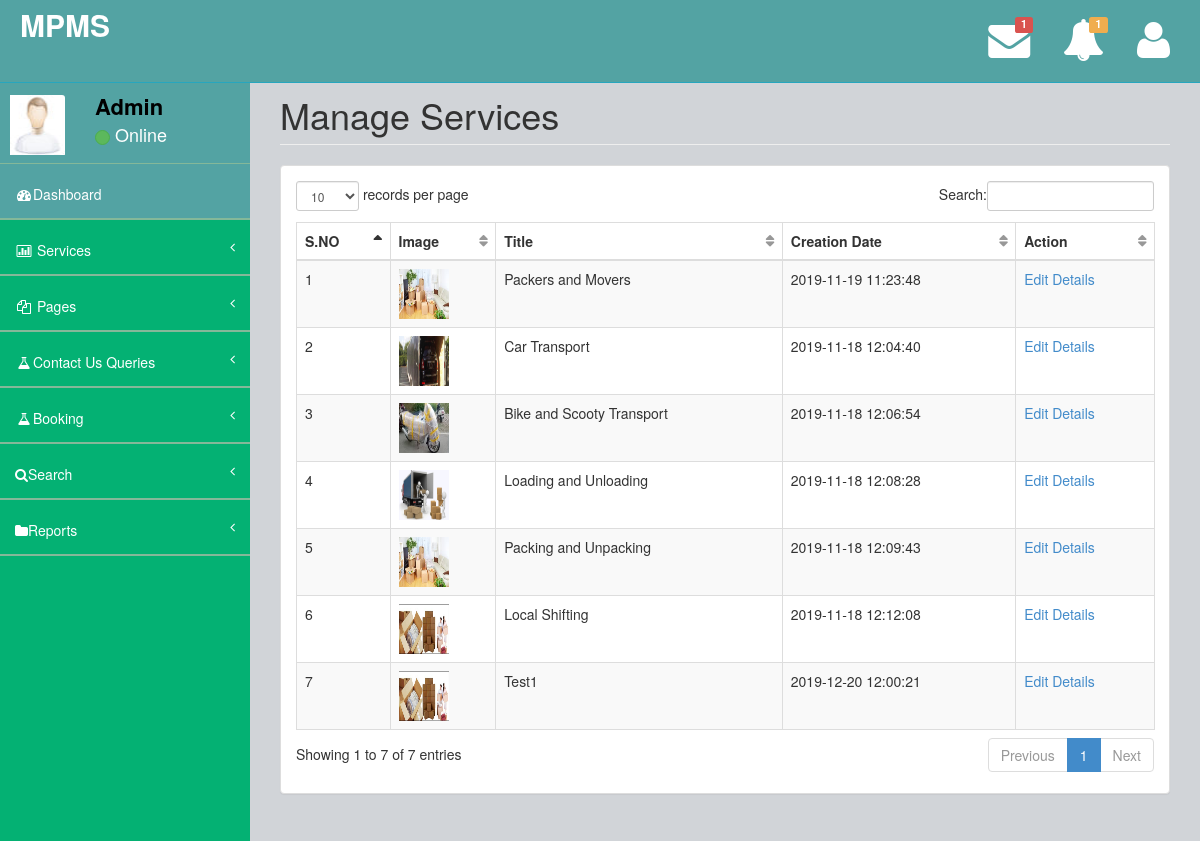
Screenshot of /mpms/admin/manage-services.php (signed in) with the database file from the repository.
### tables this page shows
CREATE TABLE `tblservices` (
  `ID` int(10) NOT NULL,
  `Title` varchar(200) DEFAULT NULL,
  `Description` mediumtext DEFAULT NULL,
  `Image` varchar(200) DEFAULT NULL,
  `CreationDate` timestamp NOT NULL DEFAULT current_timestamp() ON UPDATE current_timestamp()
);

### mpms/admin/manage-services.php (the view, shortened to what this page needs)
<?php
include('includes/dbconnection.php');
if (strlen($_SESSION['mpmsaid']==0)) {
  header('location:logout.php');
  } else{
  ?>
<!DOCTYPE html>
<html>
<head>
    <link href="assets/plugins/bootstrap/bootstrap.css" rel="stylesheet" />
    <link href="assets/font-awesome/css/font-awesome.css" rel="stylesheet" />
    <link href="assets/plugins/pace/pace-theme-big-counter.css" rel="stylesheet" />
  <link href="assets/css/style.css" rel="stylesheet" />
      <link href="assets/css/main-style.css" rel="stylesheet" />
    <link href="assets/plugins/dataTables/dataTables.bootstrap.css" rel="stylesheet" />
</head>
<body>
    <div id="wrapper">
       <?php include_once('includes/header.php');?>
        <?php include_once('includes/sidebar.php');?>
        <div id="page-wrapper">
            <div class="row">
                <div class="col-lg-12">
                    <h1 class="page-header">Manage Services</h1>
                </div>
            </div>
            <div class="row">
                <div class="col-lg-12">
                    <div class="panel panel-default">
                        <div class="panel-body">
                            <div class="table-responsive">
                                <table class="table table-striped table-bordered table-hover" id="dataTables-example">
                                    <thead>
                                        <tr>
                                            <th>S.NO</th>
                                            <th>Image</th>
                                            <th>Title</th>
                                            <th>Creation Date</th>
                                            <th>Action</th>
                                        </tr>
                                    </thead>
                                    <tbody>
                                        <?php
$sql="SELECT * from tblservices";
$query = $dbh -> prepare($sql);
$query->execute();
$results=$query->fetchAll(PDO::FETCH_OBJ);
$cnt=1;
if($query->rowCount() > 0)
{
foreach($results as $row)
{               ?>
                                       <tr>
                  <td><?php echo htmlentities($cnt);?></td>
            <td><img src="images/<?php echo $row->Image;?>" width="50" height="50" value="<?php  echo $row->Image;?>"></td>
                  <td><?php  echo htmlentities($row->Title);?></td>
                  <td><?php  echo htmlentities($row->CreationDate);?></td>
                  <td><a href="edit-services-detail.php?editid=<?php echo htmlentities ($row->ID);?>">Edit Details</a></td>
                </tr>
               <?php $cnt=$cnt+1;}} ?>
                                    </tbody>
                                </table>
                            </div>
                        </div>
                    </div>
                </div>
            </div>
        </div>
    </div>
</body>
</html>
<?php }  ?>

### mpms/admin/includes/sidebar.php (shortened to what this page needs)
<?php
include('includes/dbconnection.php');
?>
        <nav class="navbar-default navbar-static-side" role="navigation">
            <div class="sidebar-collapse">
                <ul class="nav" id="side-menu">
                    <li>
                        <div class="user-section">
                            <div class="user-section-inner">
                                <img src="assets/img/user.jpg" alt="">
                            </div>
                            <div class="user-info">
                                <?php
$aid=$_SESSION['mpmsaid'];
$sql="SELECT AdminName from  tbladmin where ID=:aid";
$query = $dbh -> prepare($sql);
$query->bindParam(':aid',$aid,PDO::PARAM_STR);
$query->execute();
$results=$query->fetchAll(PDO::FETCH_OBJ);
$cnt=1;
if($query->rowCount() > 0)
{
foreach($results as $row)
{               ?>
                                <div><strong><?php  echo $row->AdminName;?></strong></div>
                                <div class="user-text-online">
                                    <span class="user-circle-online btn btn-success btn-circle "></span>&nbsp;Online
                                </div>
                            </div>
                            <?php $cnt=$cnt+1;}} ?>
                        </div>
                    </li>
                    <li class="selected">
                        <a href="dashboard.php"><i class="fa fa-dashboard fa-fw"></i>Dashboard</a>
                    </li>
                    <li>
                        <a href="#"><i class="fa fa-bar-chart-o fa-fw"></i> Services<span class="fa arrow"></span></a>
                    </li>
                    <li>
                        <a href="#"><i class="fa fa-files-o fa-fw"></i> Pages<span class="fa arrow"></span></a>
                    </li>
                     <li>
                        <a href="#"><i class="fa fa-flask fa-fw"></i>Contact Us Queries<span class="fa arrow"></span></a>
                    </li>
                     <li>
                        <a href="#"><i class="fa fa-flask fa-fw"></i>Booking<span class="fa arrow"></span></a>
                    </li>
                    <li>
                        <a href="search-booking.php"><i class="fa fa-search"></i>Search<span class="fa arrow"></span></a>
                        </li>
                         <li>
                        <a href="#"><i class="fa fa-folder"></i>Reports<span class="fa arrow"></span></a>
                    </li>
                </ul>
            </div>
        </nav>

### mpms/admin/assets/css/style.css (style rules this page uses)
body { background-color: #f8f8f8; }
#wrapper { width: 100%; margin-top: 55px!important; background-color:#04B173; }
#page-wrapper { padding: 0 15px; min-height: 568px; background-color:rgb(209, 212, 216); }
.navbar-static-side ul li { border-bottom:1px solid #84B899 !important; }
.arrow { float: right; }
.fa.arrow:before { content: "\f104"; }
@media (min-width:768px) { .navbar-static-side { z-index: 1; position: absolute; width: 250px; } }
table.dataTable thead .sorting, table.dataTable thead .sorting_asc:after, table.dataTable thead .sorting_desc, table.dataTable thead .sorting_asc_disabled, table.dataTable thead .sorting_desc_disabled { background: transparent; }
table.dataTable thead .sorting_asc:after { content: "\f0de"; float: right; font-family: fontawesome; }
table.dataTable thead .sorting:after { content: "\f0dc"; float: right; font-family: fontawesome; color: rgba(50,50,50,.5); }
.btn-circle { width: 30px; height: 30px; padding: 6px 0; border-radius: 15px; text-align: center; font-size: 12px; line-height: 1.428571429; }

### mpms/admin/assets/css/main-style.css (style rules this page uses)
.user-section-inner { height: 65px; width: 65px; -moz-border-radius: 3px; -webkit-border-radius: 3px; border-radius: 3px; overflow: hidden; display: inline-block; float: left; margin-right: 15px; margin-top: 20px; }
.user-section-inner img { margin-left:10px; width:55px; height:60px; }
.user-info { display: block; color:#000!important; display: inline-block; padding: 15px; margin-bottom: 0px }
.user-text-online { font-size:18px; color:#fff }
.user-circle-online { width: 15px!important; height: 15px!important; }
.nav > li > a { padding: 20px 15px; }
#side-menu { background-color:#04B173; }
#side-menu a { color:#fff; border-bottom: 1px solid #84B899 !important; height: 55px; }
.selected { background-color:rgb(83, 163, 163); }
.navbar-default { border-color: #27A6BE; }
@media (min-width:768px) { #page-wrapper { position: inherit; margin: 0 0 0 250px; padding: 0 30px; min-height: 1000px; } }

### rows the page displays
tblservices: Image (picture), Title "Packers and Movers", CreationDate "2019-11-19 11:23:48"
tblservices: Image (picture), Title "Car Transport", CreationDate "2019-11-18 12:04:40"
tblservices: Image (picture), Title "Bike and Scooty Transport", CreationDate "2019-11-18 12:06:54"
tblservices: Image (picture), Title "Loading and Unloading", CreationDate "2019-11-18 12:08:28"
tblservices: Image (picture), Title "Packing and Unpacking", CreationDate "2019-11-18 12:09:43"
tblservices: Image (picture), Title "Local Shifting", CreationDate "2019-11-18 12:12:08"
tblservices: Image (picture), Title "Test1", CreationDate "2019-12-20 12:00:21"

### other values shown
$newmsg "1"
$newbooking "1"
$row->AdminName "Admin"
